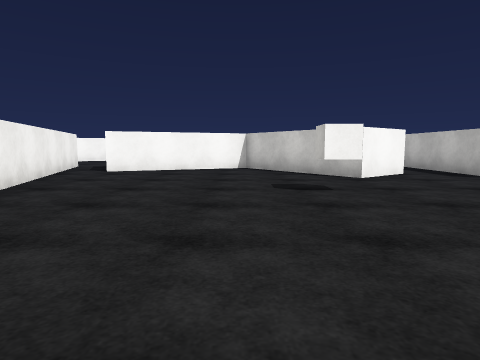
View 1 (above)

21 first-person views from a walk through a Unity game level. The camera is 1.2 m above the floor, tilts 6° down and sees 75° across. The floor is counted in squares, 2 m on a side. Each view is taken from the middle of a square. On the plan, view 1 faces up. The plan holds only what a view shows up to about 9 squares ahead; the rest is blank. The place goes on beyond the plan. Some animated figures are left out. Surface patterns are stand-ins for the level's own textures.

View 2
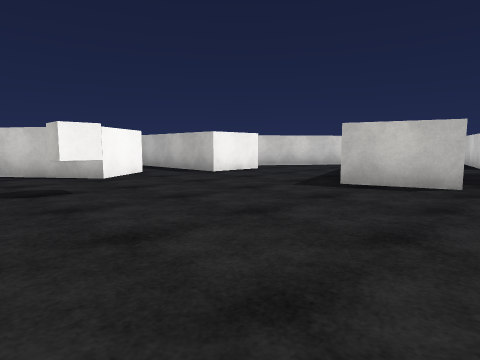

View 3
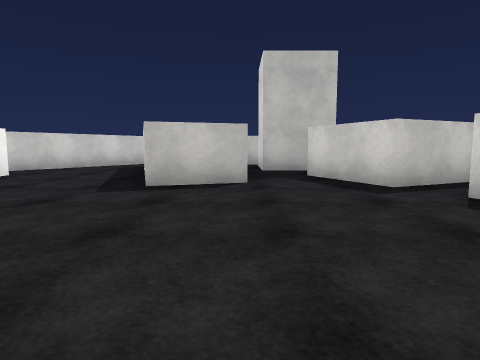

View 4
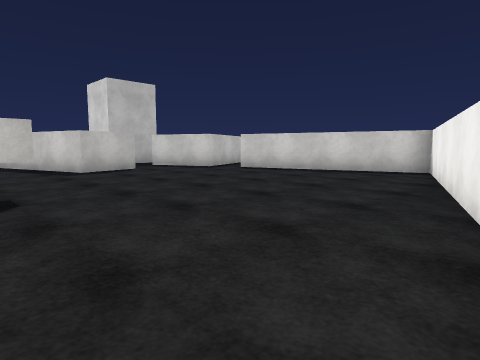

View 5
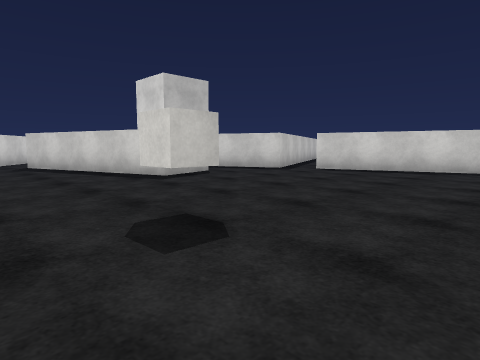

View 6
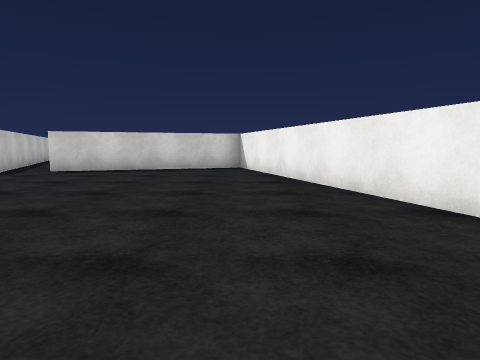

View 7
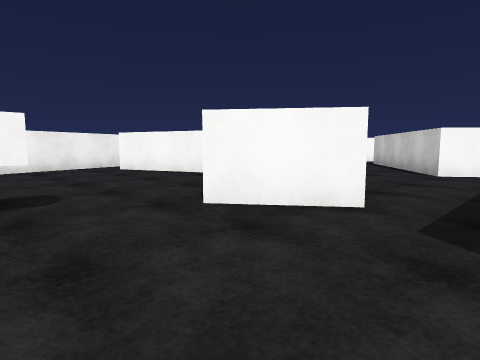

View 8
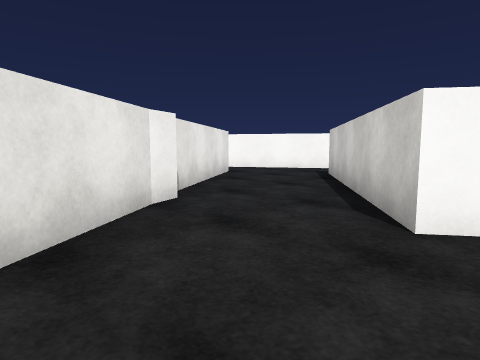

View 9
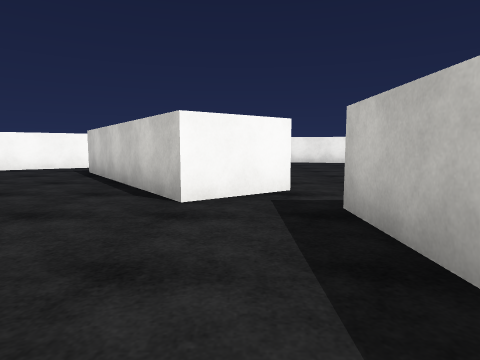

View 10
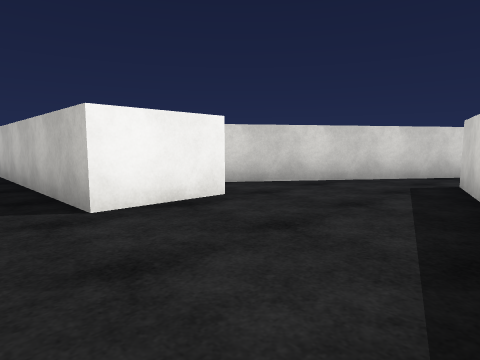

View 11
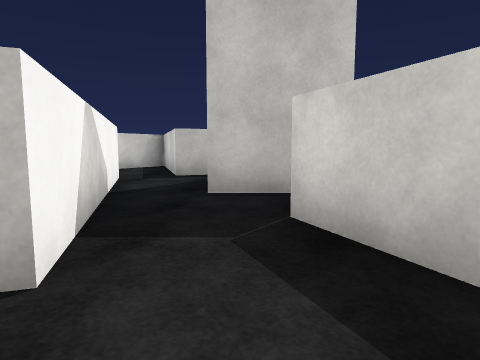

View 12
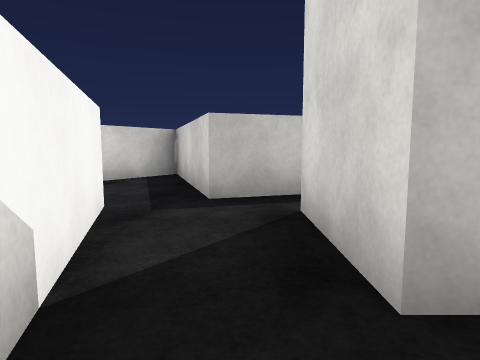

View 13
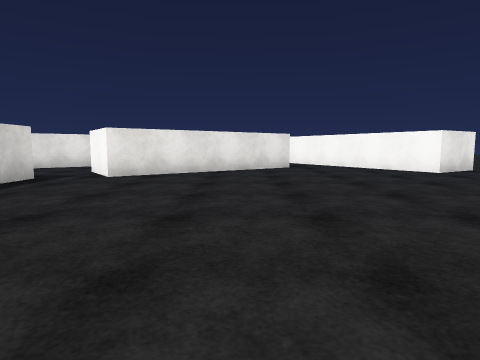

View 14
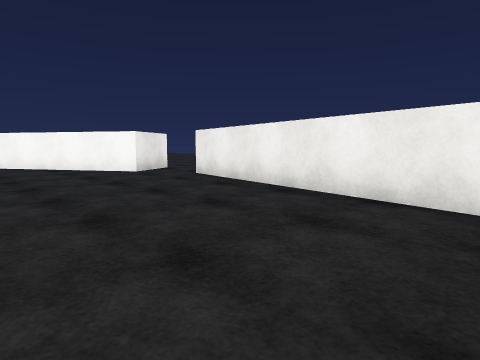

View 15
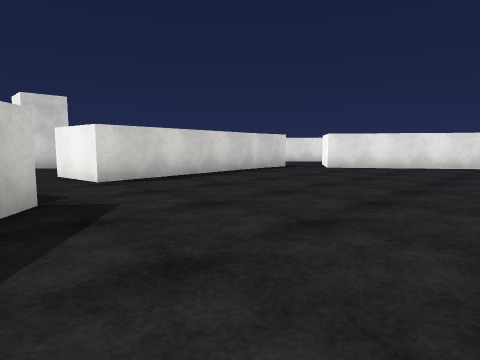

View 16
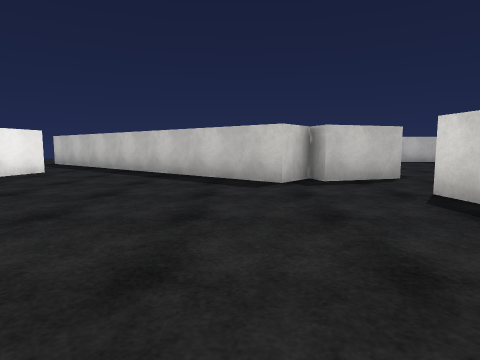

View 17
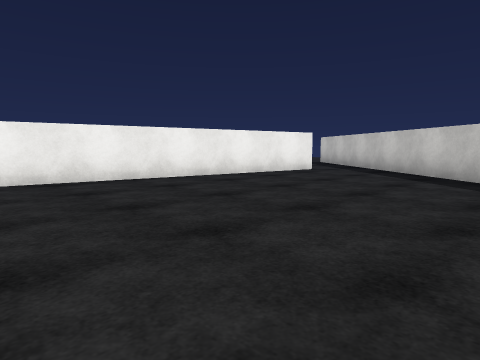

View 18
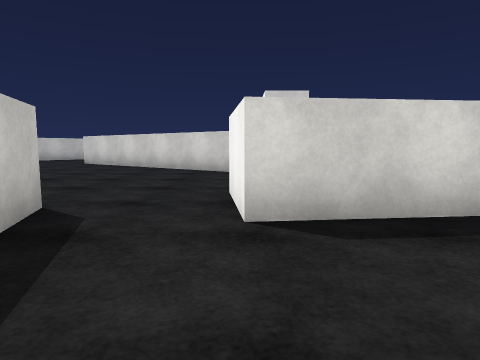

View 19
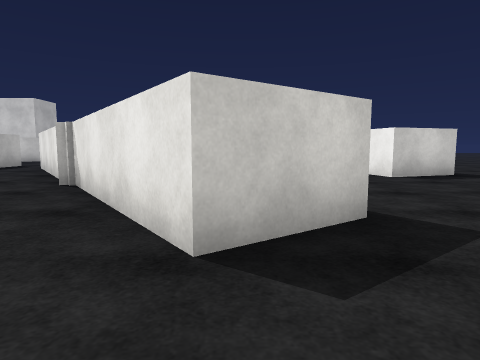

View 20
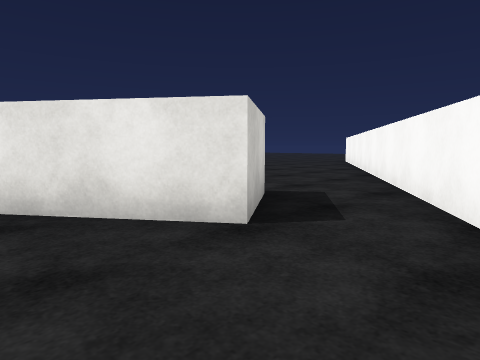

View 21
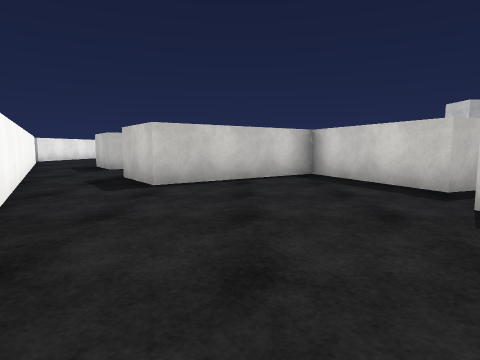

### Floor plan
Points are (right, up) in squares from view 1. A wall is a line through its corners. A room is listed if a view was taken in it or the views show most of it. See-through windows are left out.
Room 1 (views 1, 2, 3, 4, 5, 6, 7, 10, 11)
walls: (3.8, 7.1) (2.2, 6) (0.1, 9) (-3.3, 7.7); (6.2, 1.2) (5.3, 0.9) (4.8, 2.5) (9.8, 4); (6.8, 5.9) (5, 5.9); (5.4, -3.1) (4.7, -1.3) (6.7, -0.4); (10.8, 4.7) (7.5, 7); (-5.1, 9.8) (-1, -3.2) (3.8, -1.7)
ways out: opening at (4, 7) to room 2; opening at (6, 0) to room 3; opening at (10, 4) to room 3; gap at (-4, 9) to room 6
objects: cube (1, 4)
Room 2 (views 8, 9)
walls: (0.9, 10.7) (3.6, 6.9); (5, 5.9) (5, 11.1); (4.7, 12.3) (3.4, 11.4)
ways out: opening at (4, 7) to room 1; opening at (2, 11) to room 5
Room 3 (view 12)
walls: (10.2, 2.4) (6.2, 1.2); (11, 0.2) (10.6, 1.4) (14, 2.4) (10.8, 4.7); (8.1, -0.8) (8.1, 0.4) (10, 0.4)
ways out: opening at (6, 0) to room 1; opening at (10, 4) to room 1
Room 4 (views 13, 14, 15, 16, 17, 18)
walls: (6.4, 11) (11, 11.5) (11.2, 9.8); (5, 11.1) (6.5, 11.1); (1.9, 16.2) (4.7, 12.3); (14.5, 18.6) (5.1, 20.4); (13, 10.9) (12.5, 12.5) (13, 12.7) (12.2, 13.3) (16.1, 18); (2.8, 21.1) (3.7, 19.7) (-0.7, 17); (0.4, 15.5) (1.1, 16)
ways out: opening at (0, 17) to room 5; opening at (12, 11); opening at (15, 19)
Room 5 (views 19, 20)
walls: (0.9, 11.1) (1, 10.6); (-0.7, 17) (-3.9, 15); (-3.1, 13.4) (-1.7, 14.3) (0.7, 11); (3.4, 11.4) (0.4, 15.5)
ways out: opening at (2, 11) to room 2; opening at (0, 17) to room 4; opening at (-3, 14) to room 6
Room 6 (view 21)
walls: (-6.7, 9.2) (-5.1, 9.8); (-3.9, 9.2) (-0.9, 10.4) (-3.1, 13.4); (-3.9, 15) (-8.8, 12)
ways out: gap at (-4, 9) to room 1; opening at (-3, 14) to room 5

Positions as (right, up) in squares from view 1, and headings:
1: (0, 0), facing up
2: (0, 0), facing up-right
3: (0, 1), facing right
4: (-3, 5), facing down-right
5: (-1, 6), facing down-right
6: (-1, 6), facing down
7: (5, 4), facing up-left
8: (4, 9), facing up-left
9: (4, 8), facing up
10: (4, 3), facing up-right
11: (4, 0), facing right
12: (7, 1), facing right
13: (11, 15), facing left
14: (11, 16), facing up-left
15: (13, 17), facing down-left
16: (7, 14), facing right
17: (7, 14), facing up-right
18: (11, 14), facing down
19: (-2, 16), facing down
20: (0, 16), facing down-left
21: (-8, 12), facing right
